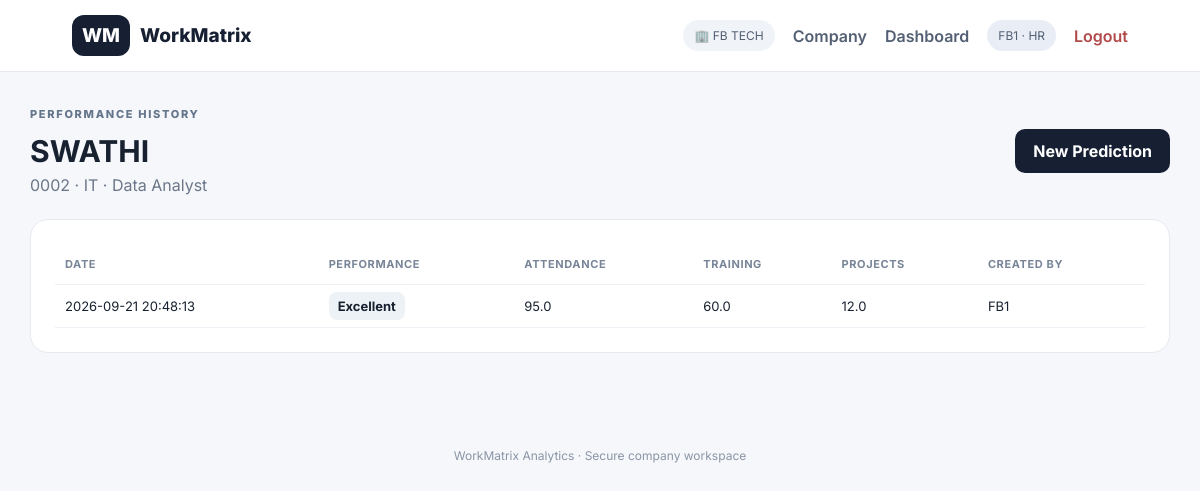
/history/0002 (signed in), run on the app's committed database.
### tables this page shows
CREATE TABLE companies(
        id INTEGER PRIMARY KEY AUTOINCREMENT,
        name TEXT UNIQUE NOT NULL,
        created_at TEXT NOT NULL);

CREATE TABLE employees(
        id INTEGER PRIMARY KEY AUTOINCREMENT, employee_id TEXT,
        name TEXT, age REAL, years_experience REAL, department TEXT,
        job_role TEXT, created_by TEXT, created_at TEXT, company_id INTEGER);

CREATE TABLE predictions(
        id INTEGER PRIMARY KEY AUTOINCREMENT, employee_id TEXT,
        attendance_rate REAL, training_hours REAL, overtime_hours REAL,
        projects_completed REAL, satisfaction_score REAL, work_life_balance REAL,
        salary REAL, experience_per_age REAL, attendance_training REAL,
        salary_per_experience REAL, prediction TEXT, created_by TEXT,
        created_at TEXT, company_id INTEGER);

### app.py (the view)
@app.route("/history/<employee_id>")
@required()
def history(employee_id):
    emp = get_employee_for_access(employee_id)
    if not emp: flash("Employee not found or access denied.", "error"); return redirect(url_for("dashboard"))
    c = db()
    rows = execute(c, """SELECT * FROM predictions WHERE employee_id=? AND company_id=?
                      AND (?='admin' OR created_by=?) ORDER BY id DESC""",
                   (employee_id, session["company_id"], session["role"], session["user"])).fetchall()
    c.close()
    return render_template("history.html", employee=emp, predictions=rows)

### app.py (called while the page is built)
def is_postgres():
    return bool(os.environ.get("DATABASE_URL"))

def execute(c, query, params=()):
    if is_postgres():
        return c.execute(query.replace("?", "%s"), params)
    return c.execute(query, params)

def db():
    if is_postgres():
        conn = psycopg2.connect(os.environ["DATABASE_URL"], sslmode="require")
        conn.cursor_factory = RealDictCursor
        return conn
    c = sqlite3.connect(DB, timeout=30, check_same_thread=False)
    c.row_factory = sqlite3.Row
    c.execute("PRAGMA busy_timeout=30000")
    c.execute("PRAGMA journal_mode=WAL")
    c.execute("PRAGMA synchronous=NORMAL")
    return c

def required(role=None):
    def deco(fn):
        @wraps(fn)
        def wrapper(*a, **kw):
            if "user_id" not in session:
                return redirect(url_for("login"))
            if role and session.get("role") != role:
                flash("Access denied.", "error")
                return redirect(url_for("dashboard"))
            return fn(*a, **kw)
        return wrapper
    return deco

def current_user():
    c = db()
    u = c.execute("""SELECT u.*,c.name company_name FROM users u
                   JOIN companies c ON c.id=u.company_id WHERE u.id=?""",
                  (session["user_id"],)).fetchone()
    c.close()
    return u

@app.context_processor
def inject_global():
    return {"current_user_obj": current_user() if "user_id" in session else None}

def get_employee_for_access(employee_id):
    c = db()
    if session["role"] == "admin":
        emp = execute(c, "SELECT * FROM employees WHERE employee_id=? AND company_id=?",
                      (employee_id, session["company_id"])).fetchone()
    else:
        emp = execute(c, """SELECT * FROM employees WHERE employee_id=? AND company_id=?
                         AND created_by=?""", (employee_id, session["company_id"], session["user"])).fetchone()
    c.close(); return emp

### templates/history.html
{% extends "base.html" %}{% block content %}<header class="page-head"><div><div class="eyebrow">PERFORMANCE HISTORY</div><h1>{{employee.name}}</h1><p>{{employee.employee_id}} · {{employee.department}} · {{employee.job_role}}</p></div>{% if session.role=="hr" %}<a class="button" href="{{url_for('predict',employee_id=employee.employee_id)}}">New Prediction</a>{% endif %}</header><section><table><tr><th>Date</th><th>Performance</th><th>Attendance</th><th>Training</th><th>Projects</th><th>Created By</th></tr>{% for p in predictions %}<tr><td>{{p.created_at}}</td><td><span class="badge">{{p.prediction}}</span></td><td>{{p.attendance_rate}}</td><td>{{p.training_hours}}</td><td>{{p.projects_completed}}</td><td>{{p.created_by}}</td></tr>{% else %}<tr><td colspan="6">No history.</td></tr>{% endfor %}</table></section>{% endblock %}

### templates/base.html (shortened to what this page needs)
<!doctype html><html lang="en"><head><link rel="stylesheet" href="{{url_for('static',filename='style.css')}}"></head><body>
<nav><a class="brand" href="{{url_for('home')}}"><span>WM</span> WorkMatrix</a>{% if session.get('user_id') %}<div class="nav-right"><span class="company-pill">🏢 {{current_user_obj.company_name}}</span><a href="{{url_for('company_profile')}}">Company</a><a href="{{url_for('dashboard')}}">Dashboard</a><span class="user-pill">{{session.user}} · {{session.role|upper}}</span><a class="logout" href="{{url_for('logout')}}">Logout</a></div>{% else %}<div class="nav-right"><a href="{{url_for('login')}}">Login</a><a class="nav-cta" href="{{url_for('signup')}}">Sign Up</a></div>{% endif %}</nav>
<main>{% block content %}{% endblock %}</main><footer>WorkMatrix Analytics · Secure company workspace</footer></body></html>

### static/style.css (style rules this page uses)
* { box-sizing:border-box }
body { margin:0;font-family:Inter,system-ui,sans-serif;background:#f5f7fb;color:#18212f }
nav { height:72px;background:#fff;border-bottom:1px solid #e6eaf0;display:flex;align-items:center;justify-content:space-between;padding:0 6%;position:sticky;top:0;z-index:5 }
.brand { font-weight:800;color:#172033;text-decoration:none;font-size:19px;display:flex;gap:10px;align-items:center }
.brand span,.auth-brand { background:#172033;color:#fff;border-radius:12px;padding:9px 10px;font-weight:800 }
.nav-right { display:flex;gap:18px;align-items:center }
.nav-right a { color:#536074;text-decoration:none;font-weight:600 }
.nav-cta,.button { background:#172033!important;color:white!important;border-radius:10px;padding:12px 18px;text-decoration:none;border:0;font-weight:700;display:inline-block }
.logout { color:#b24a4a!important }
.company-pill,.user-pill { font-size:12px;background:#f0f3f7;padding:8px 11px;border-radius:999px;color:#526074 }
.user-pill { background:#e9edf5 }
main { max-width:1180px;margin:auto;padding:35px 20px 70px }
.eyebrow { font-size:11px;font-weight:800;letter-spacing:1.7px;color:#65758b;margin-bottom:12px }
.feature-grid article,.cards>div,.profile-strip,.formbox,.people-panel,.person-card,section { background:#fff;border:1px solid #e6eaf0;border-radius:18px;padding:24px }
.page-head,header { display:flex;justify-content:space-between;gap:20px;align-items:center;margin-bottom:24px }
.page-head h1,header h1 { margin:0 0 6px;font-size:30px }
.page-head p,header p { margin:0;color:#6b7788 }
section { margin-top:20px }
table { width:100%;border-collapse:collapse;font-size:13px }
th,td { text-align:left;padding:13px 10px;border-bottom:1px solid #edf0f4 }
th { font-size:11px;text-transform:uppercase;letter-spacing:.6px;color:#788598 }
.badge { background:#edf2f7;padding:6px 9px;border-radius:8px;font-weight:700 }
footer { text-align:center;color:#8a95a5;padding:25px;font-size:12px }

### data on the page
companies: company_name "FB TECH"
employees: name "SWATHI", employee_id "0002", department "IT", job_role "Data Analyst"
predictions: created_at "2026-09-21 20:48:13", prediction "Excellent", attendance_rate "95.0", training_hours "60.0", projects_completed "12.0", created_by "FB1"

### other printed values
{{ session.user }} "FB1"
{{ session.role|upper }} "HR"
